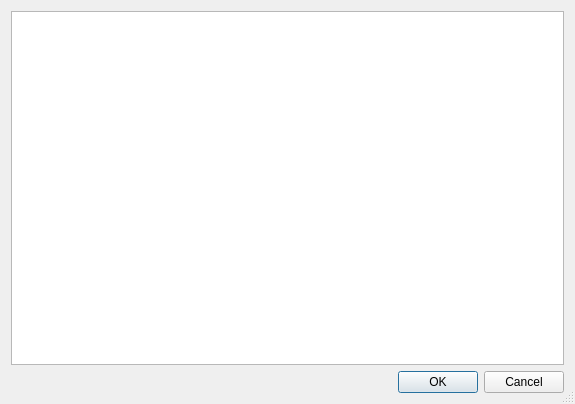
<?xml version="1.0" encoding="UTF-8"?>
<ui version="4.0">
 <class>SimpleForeignKeySelectDialog</class>
 <widget class="QDialog" name="SimpleForeignKeySelectDialog">
  <property name="geometry">
   <rect>
    <x>0</x>
    <y>0</y>
    <width>575</width>
    <height>404</height>
   </rect>
  </property>
  <property name="windowTitle">
   <string>Select reference for foreign key</string>
  </property>
  <property name="sizeGripEnabled">
   <bool>true</bool>
  </property>
  <property name="modal">
   <bool>true</bool>
  </property>
  <layout class="QGridLayout" name="gridLayout">
   <item row="0" column="0">
    <layout class="QVBoxLayout" name="verticalLayout">
     <item>
      <layout class="QHBoxLayout" name="horizontalLayout">
       <item>
        <widget class="QColumnView" name="columnView">
         <property name="editTriggers">
          <set>QAbstractItemView::NoEditTriggers</set>
         </property>
         <property name="alternatingRowColors">
          <bool>true</bool>
         </property>
         <property name="selectionMode">
          <enum>QAbstractItemView::SingleSelection</enum>
         </property>
        </widget>
       </item>
      </layout>
     </item>
     <item>
      <widget class="QDialogButtonBox" name="buttonBox">
       <property name="orientation">
        <enum>Qt::Horizontal</enum>
       </property>
       <property name="standardButtons">
        <set>QDialogButtonBox::Cancel|QDialogButtonBox::Ok</set>
       </property>
      </widget>
     </item>
    </layout>
   </item>
  </layout>
 </widget>
 <resources/>
 <connections>
  <connection>
   <sender>buttonBox</sender>
   <signal>accepted()</signal>
   <receiver>SimpleForeignKeySelectDialog</receiver>
   <slot>accept()</slot>
   <hints>
    <hint type="sourcelabel">
     <x>248</x>
     <y>254</y>
    </hint>
    <hint type="destinationlabel">
     <x>157</x>
     <y>274</y>
    </hint>
   </hints>
  </connection>
  <connection>
   <sender>buttonBox</sender>
   <signal>rejected()</signal>
   <receiver>SimpleForeignKeySelectDialog</receiver>
   <slot>reject()</slot>
   <hints>
    <hint type="sourcelabel">
     <x>316</x>
     <y>260</y>
    </hint>
    <hint type="destinationlabel">
     <x>286</x>
     <y>274</y>
    </hint>
   </hints>
  </connection>
 </connections>
</ui>
